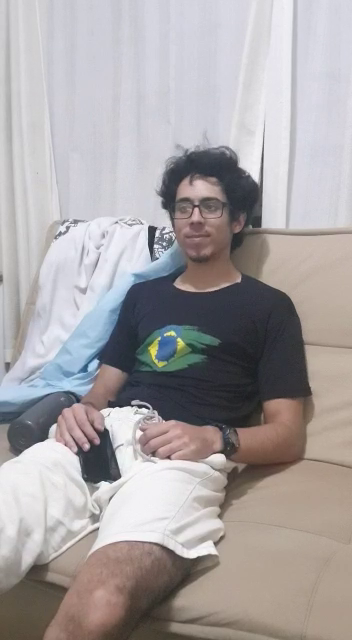
#> input picture frame 20 of Lab 5/video.mp4, 352 x 640 px, given in place of bouncing dvd logo.m4a, which was not available
$ python code.py
#> lines starting #> are read from the running program, lines starting #| are printed output that depends on the picture
import cv2 as cv
import numpy as np

try:
    n = int(input("1 - dvd\n2 - Kael\n3 - Rian\n4 - Carros\n5 - Câmera\n(Pressione Q para sair durante a execução)\n"))
#> the answer given: 1
except:
    exit()

if n == 1:
    cap = cv.VideoCapture("bouncing dvd logo.m4a") # simple example
if n == 2:
    cap = cv.VideoCapture("video.mp4")
if n == 3:
    cap = cv.VideoCapture("video2.mp4")
if n == 4:
    cap = cv.VideoCapture("Cars Tuner Scene _ Pixar Cars.m4a") # complex example
if n == 5:
    cap = cv.VideoCapture(0) # camera

last = np.array([None])

while(cap.isOpened()):
    ret, frame = cap.read()
#> frame is the input picture: shape (640, 352, 3); mean B, G, R 163.6, 162.7, 167.6
    if ret == True:
        gray = cv.cvtColor(frame, cv.COLOR_BGR2GRAY)
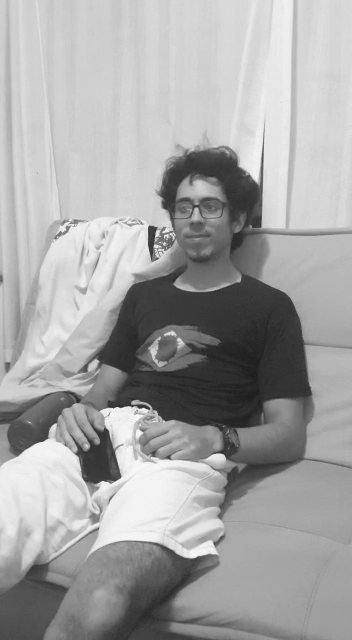
#> gray: shape (640, 352); min 28, max 252, mean 164.3

        if last.any() == None:
            last = gray
            continue

        diff = np.abs(gray.astype("int16") - last.astype("int16")).astype("uint8")
        img = cv.GaussianBlur(diff, (11, 11), 5)
        ret, img = cv.threshold(img, 30, 255, cv.THRESH_BINARY)
        img = cv.dilate(img, (100, 100))

        dilatation_size = 30
        dilation_shape = cv.MORPH_ELLIPSE
        element = cv.getStructuringElement(dilation_shape, (2 * dilatation_size + 1, 2 * dilatation_size + 1), (dilatation_size, dilatation_size))
        img = cv.dilate(img, element)

        contours, hierarchy = cv.findContours(img, cv.RETR_TREE, cv.CHAIN_APPROX_SIMPLE)

        for contour in contours:
            if cv.contourArea(contour) < 1000:
                continue

            rect = cv.boundingRect(contour)
            frame = cv.rectangle(frame, (rect[0], rect[1]), (rect[0] + rect[2], rect[1] + rect[3]), (255, 255, 0))

        cv.imshow('Frame', frame)

        if cv.waitKey(25) & 0xFF == ord('q'):
            break
    else:
        break

    last = gray

cap.release()

cv.destroyAllWindows()

$ run again, starting later in the video
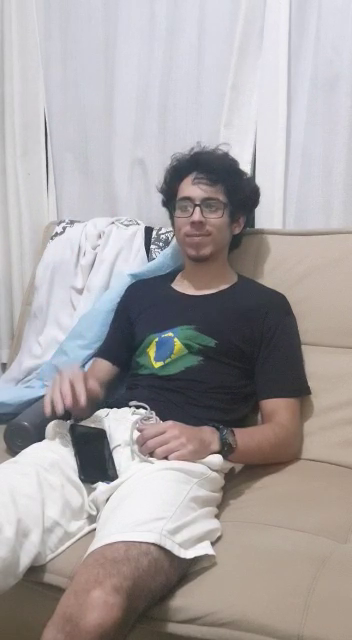
#> input picture frame 91 of Lab 5/video.mp4, 352 x 640 px, given in place of bouncing dvd logo.m4a, which was not available
#> frame is the input picture: shape (640, 352, 3); mean B, G, R 163.3, 162.6, 167.5
#> `gray = cv.cvtColor(frame, cv.COLOR_BGR2GRAY)`:
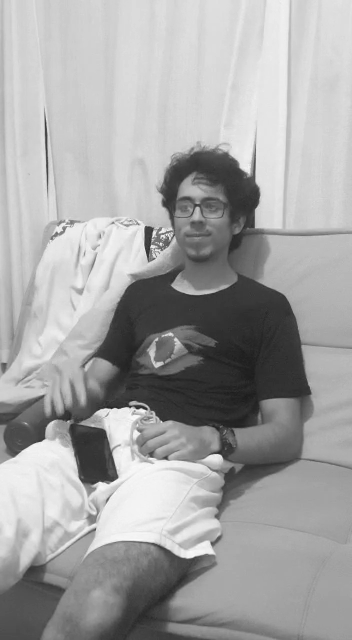
#> gray: shape (640, 352); min 26, max 252, mean 164.2

$ run again, starting later in the video
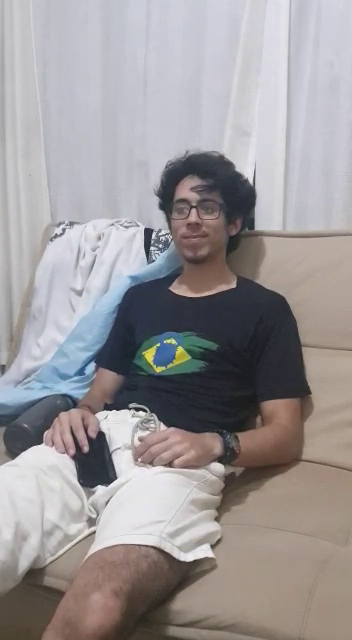
#> input picture frame 163 of Lab 5/video.mp4, 352 x 640 px, given in place of bouncing dvd logo.m4a, which was not available
#> frame is the input picture: shape (640, 352, 3); mean B, G, R 152.3, 151, 155.4
#> `gray = cv.cvtColor(frame, cv.COLOR_BGR2GRAY)`:
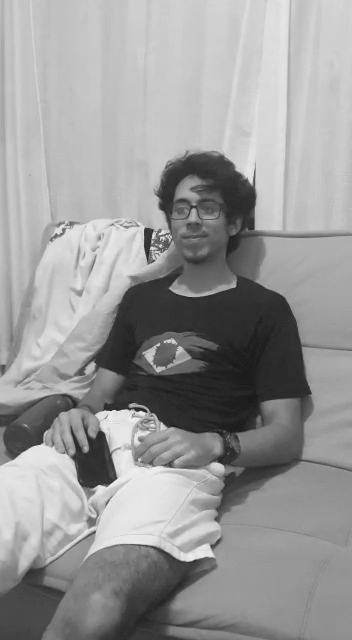
#> gray: shape (640, 352); min 24, max 245, mean 152.4
